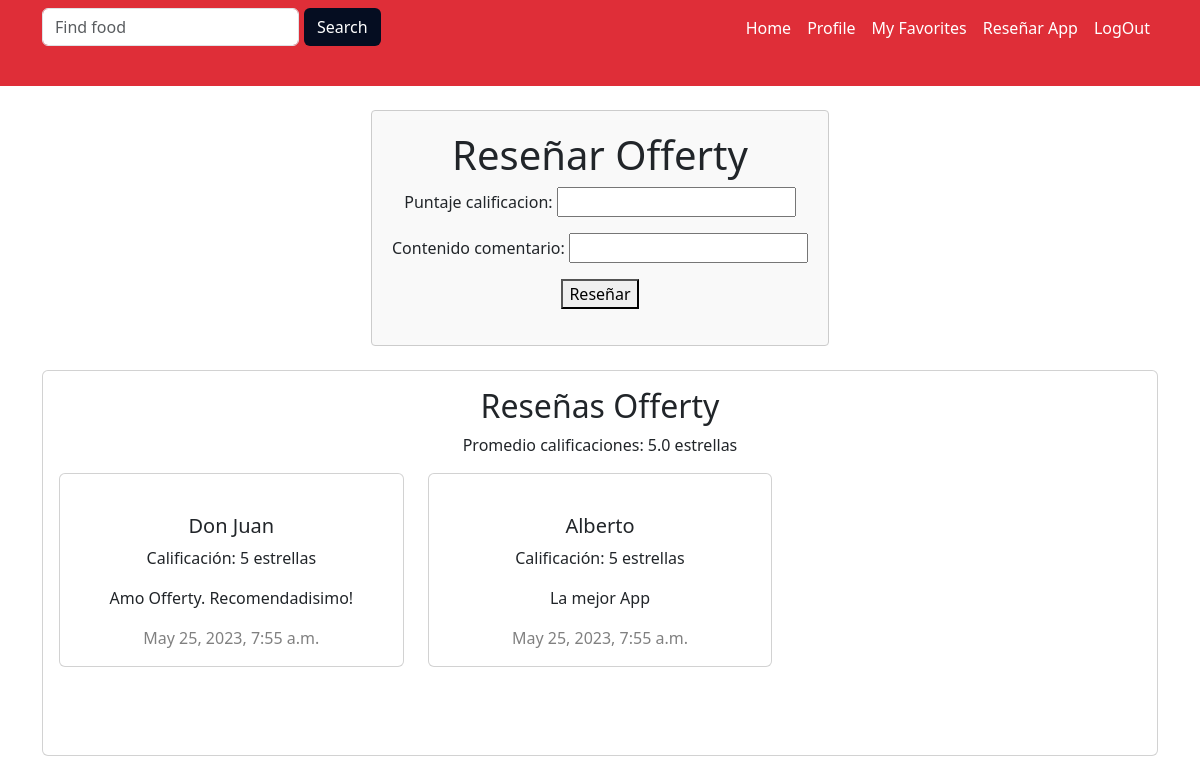
The app's page /calificaciones/crearReseñaApp/ (signed in) with its own data.
### Calificaciones/models.py (models this page shows, shortened)
class Reseña(models.Model):
    consumidor = models.ForeignKey(Consumidor, on_delete=models.SET_NULL, null=True)
    fecha = models.DateTimeField(auto_now_add=True)
    puntaje_calificacion = models.PositiveIntegerField(validators=[MinValueValidator(1), MaxValueValidator(5)])
    contenido_comentario = models.CharField(max_length=255, blank=True)

class ReseñaApp(Reseña):
    pass

class Reseña(models.Model):
    consumidor = models.ForeignKey(Consumidor, on_delete=models.SET_NULL, null=True)
    fecha = models.DateTimeField(auto_now_add=True)
    puntaje_calificacion = models.PositiveIntegerField(validators=[MinValueValidator(1), MaxValueValidator(5)])
    contenido_comentario = models.CharField(max_length=255, blank=True)

### Usuarios/models.py (models this page shows)
class Consumidor(models.Model):
    user = models.OneToOneField(User, on_delete=models.CASCADE, primary_key=True, related_name='Consumidor')
    Nombre = models.CharField(max_length=100)
    def __str__(self):
        return self.Nombre

### Calificaciones/forms.py
class CreacionNuevaReseñaApp(forms.ModelForm):
    class Meta:
        model = ReseñaApp
        fields = ("puntaje_calificacion", "contenido_comentario")

### Calificaciones/views.py (called while the page is built, shortened)
def crearNuevaReseñaApp(request):
    if request.method == 'GET':
        form = CreacionNuevaReseñaApp()
        reseñasApp = ReseñaApp.objects.all().order_by('-fecha')
        sumaCalificacionesApp = reseñasApp.aggregate(total=Sum('puntaje_calificacion'))['total']
        numeroReseñasApp = reseñasApp.count()
        promedioCalificacionesApp = sumaCalificacionesApp / numeroReseñasApp if numeroReseñasApp > 0 else None
        return render(request, 'calificaciones/nueva_reseña_app.html', {
            'form': form,
            'reseñas': reseñasApp,
            'promedioCalificaciones': promedioCalificacionesApp,
        })

### Usuarios/models.py (called while the page is built)
    @property
    def is_Consumidor(self):
        return self.is_consumidor

### Calificaciones/templates/calificaciones/nueva_reseña_app.html (shortened to what this page needs)
{% extends 'base.html' %}
{% block content %}
<!DOCTYPE html>
<html lang="es">
<head>
</head>
<body>
    <div style="display: flex; justify-content: center;">
        <div
            style="max-width: 2000px; padding: 20px; background-color: #f9f9f9; border: 1px solid #ccc; border-radius: 4px; text-align: center;">
            <h1>Reseñar Offerty</h1>
            <form action="{% url 'Calificaciones:crearReseñaApp' %}" method="POST">
                {{ form.as_p }}
                <button>
                    Reseñar
                </button>
            </form>
        </div>
    </div>
    <br>
    <div class="container mb-3">
        <div class="row">
            <div>
                <div class="card" style="display: flex; text-align: center;">
                    <div class="card-body">
                        <div>
                            <h2>Reseñas Offerty</h2>
                            <p>Promedio calificaciones: {{ promedioCalificaciones }} estrellas</p>
                            <div class="row">
                                {% for reseña in reseñas %}
                                <div class="col-md-4">
                                    <div class="card">
                                        <br>
                                        <div class="card-body">
                                            <h5 class="card-title">{{ reseña.consumidor }}</h5>
                                            <p class="card-text">Calificación: {{ reseña.puntaje_calificacion }}
                                                estrellas</p>
                                            <p class="card-text">{{ reseña.contenido_comentario }}</p>
                                            <h7 style="color: grey" ;>{{ reseña.fecha }}</h7>
                                        </div>
                                    </div>
                                    <br>
                                    <br>
                                </div>
                                {% endfor %}
                            </div>
                            <br>
</body>
{% endblock content %}

### records on screen
ReseñaApp: consumidor "Don Juan", puntaje_calificacion "5", contenido_comentario "Amo Offerty. Recomendadisimo!", fecha "May 25, 2023, 7:55 a.m."
ReseñaApp: consumidor "Alberto", puntaje_calificacion "5", contenido_comentario "La mejor App", fecha "May 25, 2023, 7:55 a.m."

### other values on screen
{{ promedioCalificaciones }} "5.0"
